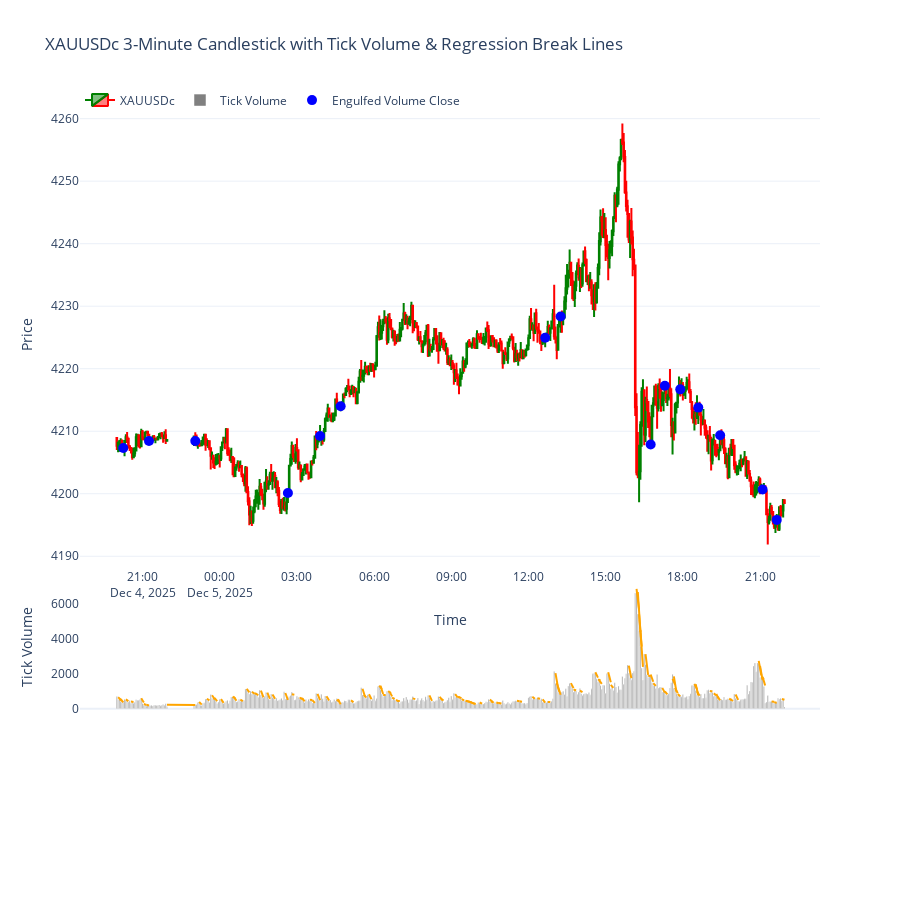

Notebook code cell kept with this figure:
### Code cell
import MetaTrader5 as mt5
import pandas as pd
import numpy as np
import plotly.graph_objects as go
from datetime import datetime, timedelta
from scipy.stats import linregress

# -------------------------
# 1. Initialize MT5
# -------------------------
if not mt5.initialize():
    print("MT5 initialization failed")
    mt5.shutdown()

# -------------------------
# 2. Fetch 3-minute data
# -------------------------
symbol = "XAUUSDc"
timeframe = mt5.TIMEFRAME_M3
n_bars = 500
utc_from = datetime.now() - timedelta(days=3)

rates = mt5.copy_rates_from(symbol, timeframe, utc_from, n_bars)
mt5.shutdown()

# -------------------------
# 3. Convert to DataFrame
# -------------------------
df = pd.DataFrame(rates)
df['time'] = pd.to_datetime(df['time'], unit='s')
df.set_index('time', inplace=True)
df = df[df.index.dayofweek < 5]  # remove weekends

# -------------------------
# 4. Linear Regression on tick volume (decreasing only)
# -------------------------
lookback = 3  # number of bars to calculate regression
df['engulf_signal'] = np.nan
slope_segments = []

for i in range(lookback, len(df)):
    # Only consider decreasing tick volume
    if df['tick_volume'].iloc[i] < df['tick_volume'].iloc[i-1]:
        y = df['tick_volume'].iloc[i-lookback:i].values
        x = np.arange(lookback)
        slope, intercept, _, _, _ = linregress(x, y)
        
        # Only plot down-slopes
        if slope < 0:
            # Store segment start/end and y-values for break line
            segment = {
                'x': df.index[i-lookback+1:i+1],
                'y': intercept + slope * x
            }
            slope_segments.append(segment)
            
            # Check if current tick volume engulfs regression line
            expected_volume = intercept + slope * (lookback-1)
            if df['tick_volume'].iloc[i] > expected_volume:
                df.at[df.index[i], 'engulf_signal'] = df['close'].iloc[i]

# -------------------------
# 5. Plot chart
# -------------------------
fig = go.Figure()

# Candlestick chart
fig.add_trace(go.Candlestick(
    x=df.index,
    open=df['open'],
    high=df['high'],
    low=df['low'],
    close=df['close'],
    name='XAUUSDc',
    increasing_line_color='green',
    decreasing_line_color='red'
))

# Tick-volume bars
fig.add_trace(go.Bar(
    x=df.index,
    y=df['tick_volume'],
    name='Tick Volume',
    marker_color='gray',
    yaxis='y2'
))

# Plot slope break lines
for seg in slope_segments:
    fig.add_trace(go.Scatter(
        x=seg['x'],
        y=seg['y'],
        mode='lines',
        line=dict(color='orange', width=2),
        name='Down Slope Regression',
        yaxis='y2',
        showlegend=False
    ))

# Highlight engulfed candlestick closes
engulf_idx = df['engulf_signal'].dropna().index
engulf_vals = df['engulf_signal'].dropna().values
fig.add_trace(go.Scatter(
    x=engulf_idx,
    y=engulf_vals,
    mode='markers',
    marker=dict(color='blue', size=10, symbol='circle'),
    name='Engulfed Volume Close'
))

# Layout
fig.update_layout(
    template='plotly_white',
    title='XAUUSDc 3-Minute Candlestick with Tick Volume & Regression Break Lines',
    xaxis=dict(title='Time', rangeslider=dict(visible=False)),
    yaxis=dict(title='Price', domain=[0.35, 1]),
    yaxis2=dict(title='Tick Volume', domain=[0.15, 0.33], showgrid=False),
    legend=dict(orientation='h', y=1.02, x=0),
    height=900
)

fig.show()

### Figure 1 — Plotly figure (JSON) as saved in the notebook; plotly's stock layout.template omitted (floating-point values rounded to 4 significant figures; data arrays with more than 128 entries replaced by an {"elided": "..."} marker saying what was removed)
{"data": [{"close": {"elided": "500 float values"}, "decreasing": {"line": {"color": "red"}}, "high": {"elided": "500 float values"}, "increasing": {"line": {"color": "green"}}, "low": {"elided": "500 float values"}, "name": "XAUUSDc", "open": {"elided": "500 float values"}, "type": "candlestick", "x": {"elided": "500 str values"}}, {"marker": {"color": "gray"}, "name": "Tick Volume", "type": "bar", "x": {"elided": "500 str values"}, "y": {"elided": "500 int values"}, "yaxis": "y2"}, {"line": {"color": "orange", "width": 2}, "mode": "lines", "name": "Down Slope Regression", "showlegend": false, "type": "scatter", "x": ["2025-12-04T20:03:00.000000000", "2025-12-04T20:06:00.000000000", "2025-12-04T20:09:00.000000000"], "y": [651.2, 588.7, 526.2], "yaxis": "y2"}, {"line": {"color": "orange", "width": 2}, "mode": "lines", "name": "Down Slope Regression", "showlegend": false, "type": "scatter", "x": ["2025-12-04T20:06:00.000000000", "2025-12-04T20:09:00.000000000", "2025-12-04T20:12:00.000000000"], "y": [549.8, 496.3, 442.8], "yaxis": "y2"}, {"line": {"color": "orange", "width": 2}, "mode": "lines", "name": "Down Slope Regression", "showlegend": false, "type": "scatter", "x": ["2025-12-04T20:09:00.000000000", "2025-12-04T20:12:00.000000000", "2025-12-04T20:15:00.000000000"], "y": [543.5, 447.0, 350.5], "yaxis": "y2"}, {"line": {"color": "orange", "width": 2}, "mode": "lines", "name": "Down Slope Regression", "showlegend": false, "type": "scatter", "x": ["2025-12-04T20:21:00.000000000", "2025-12-04T20:24:00.000000000", "2025-12-04T20:27:00.000000000"], "y": [528.5, 480.0, 431.5], "yaxis": "y2"}, {"line": {"color": "orange", "width": 2}, "mode": "lines", "name": "Down Slope Regression", "showlegend": false, "type": "scatter", "x": ["2025-12-04T20:33:00.000000000", "2025-12-04T20:36:00.000000000", "2025-12-04T20:39:00.000000000"], "y": [400.5, 392.0, 383.5], "yaxis": "y2"}, {"line": {"color": "orange", "width": 2}, "mode": "lines", "name": "Down Slope Regression", "showlegend": false, "type": "scatter", "x": ["2025-12-04T20:57:00.000000000", "2025-12-04T21:00:00.000000000", "2025-12-04T21:03:00.000000000"], "y": [590.2, 471.7, 353.2], "yaxis": "y2"}, {"line": {"color": "orange", "width": 2}, "mode": "lines", "name": "Down Slope Regression", "showlegend": false, "type": "scatter", "x": ["2025-12-04T21:03:00.000000000", "2025-12-04T21:06:00.000000000", "2025-12-04T21:09:00.000000000"], "y": [263.7, 239.7, 215.7], "yaxis": "y2"}, {"line": {"color": "orange", "width": 2}, "mode": "lines", "name": "Down Slope Regression", "showlegend": false, "type": "scatter", "x": ["2025-12-04T21:09:00.000000000", "2025-12-04T21:12:00.000000000", "2025-12-04T21:15:00.000000000"], "y": [217.3, 197.3, 177.3], "yaxis": "y2"}, {"line": {"color": "orange", "width": 2}, "mode": "lines", "name": "Down Slope Regression", "showlegend": false, "type": "scatter", "x": ["2025-12-04T21:57:00.000000000", "2025-12-04T23:00:00.000000000", "2025-12-04T23:03:00.000000000"], "y": [227.3, 214.3, 201.3], "yaxis": "y2"}, {"line": {"color": "orange", "width": 2}, "mode": "lines", "name": "Down Slope Regression", "showlegend": false, "type": "scatter", "x": ["2025-12-04T23:12:00.000000000", "2025-12-04T23:15:00.000000000", "2025-12-04T23:18:00.000000000"], "y": [388.0, 310.0, 232.0], "yaxis": "y2"}, {"line": {"color": "orange", "width": 2}, "mode": "lines", "name": "Down Slope Regression", "showlegend": false, "type": "scatter", "x": ["2025-12-04T23:30:00.000000000", "2025-12-04T23:33:00.000000000", "2025-12-04T23:36:00.000000000"], "y": [562.8, 516.3, 469.8], "yaxis": "y2"}, {"line": {"color": "orange", "width": 2}, "mode": "lines", "name": "Down Slope Regression", "showlegend": false, "type": "scatter", "x": ["2025-12-04T23:42:00.000000000", "2025-12-04T23:45:00.000000000", "2025-12-04T23:48:00.000000000"], "y": [764.3, 657.3, 550.3], "yaxis": "y2"}, {"line": {"color": "orange", "width": 2}, "mode": "lines", "name": "Down Slope Regression", "showlegend": false, "type": "scatter", "x": ["2025-12-04T23:45:00.000000000", "2025-12-04T23:48:00.000000000", "2025-12-04T23:51:00.000000000"], "y": [585.2, 566.7, 548.2], "yaxis": "y2"}, {"line": {"color": "orange", "width": 2}, "mode": "lines", "name": "Down Slope Regression", "showlegend": false, "type": "scatter", "x": ["2025-12-04T23:48:00.000000000", "2025-12-04T23:51:00.000000000", "2025-12-04T23:54:00.000000000"], "y": [602.2, 516.7, 431.2], "yaxis": "y2"}, {"line": {"color": "orange", "width": 2}, "mode": "lines", "name": "Down Slope Regression", "showlegend": false, "type": "scatter", "x": ["2025-12-05T00:03:00.000000000", "2025-12-05T00:06:00.000000000", "2025-12-05T00:09:00.000000000"], "y": [544.3, 436.3, 328.3], "yaxis": "y2"}, {"line": {"color": "orange", "width": 2}, "mode": "lines", "name": "Down Slope Regression", "showlegend": false, "type": "scatter", "x": ["2025-12-05T00:30:00.000000000", "2025-12-05T00:33:00.000000000", "2025-12-05T00:36:00.000000000"], "y": [681.0, 632.0, 583.0], "yaxis": "y2"}, {"line": {"color": "orange", "width": 2}, "mode": "lines", "name": "Down Slope Regression", "showlegend": false, "type": "scatter", "x": ["2025-12-05T00:33:00.000000000", "2025-12-05T00:36:00.000000000", "2025-12-05T00:39:00.000000000"], "y": [669.0, 560.0, 451.0], "yaxis": "y2"}, {"line": {"color": "orange", "width": 2}, "mode": "lines", "name": "Down Slope Regression", "showlegend": false, "type": "scatter", "x": ["2025-12-05T00:48:00.000000000", "2025-12-05T00:51:00.000000000", "2025-12-05T00:54:00.000000000"], "y": [512.8, 472.3, 431.8], "yaxis": "y2"}, {"line": {"color": "orange", "width": 2}, "mode": "lines", "name": "Down Slope Regression", "showlegend": false, "type": "scatter", "x": ["2025-12-05T01:03:00.000000000", "2025-12-05T01:06:00.000000000", "2025-12-05T01:09:00.000000000"], "y": [1136.0, 1032.0, 928.8], "yaxis": "y2"}, {"line": {"color": "orange", "width": 2}, "mode": "lines", "name": "Down Slope Regression", "showlegend": false, "type": "scatter", "x": ["2025-12-05T01:15:00.000000000", "2025-12-05T01:18:00.000000000", "2025-12-05T01:21:00.000000000"], "y": [962.5, 904.0, 845.5], "yaxis": "y2"}, {"line": {"color": "orange", "width": 2}, "mode": "lines", "name": "Down Slope Regression", "showlegend": false, "type": "scatter", "x": ["2025-12-05T01:21:00.000000000", "2025-12-05T01:24:00.000000000", "2025-12-05T01:27:00.000000000"], "y": [881.7, 852.7, 823.7], "yaxis": "y2"}, {"line": {"color": "orange", "width": 2}, "mode": "lines", "name": "Down Slope Regression", "showlegend": false, "type": "scatter", "x": ["2025-12-05T01:24:00.000000000", "2025-12-05T01:27:00.000000000", "2025-12-05T01:30:00.000000000"], "y": [850.3, 806.3, 762.3], "yaxis": "y2"}, {"line": {"color": "orange", "width": 2}, "mode": "lines", "name": "Down Slope Regression", "showlegend": false, "type": "scatter", "x": ["2025-12-05T01:36:00.000000000", "2025-12-05T01:39:00.000000000", "2025-12-05T01:42:00.000000000"], "y": [1028.0, 837.0, 646.0], "yaxis": "y2"}, {"line": {"color": "orange", "width": 2}, "mode": "lines", "name": "Down Slope Regression", "showlegend": false, "type": "scatter", "x": ["2025-12-05T01:51:00.000000000", "2025-12-05T01:54:00.000000000", "2025-12-05T01:57:00.000000000"], "y": [916.7, 737.7, 558.7], "yaxis": "y2"}, {"line": {"color": "orange", "width": 2}, "mode": "lines", "name": "Down Slope Regression", "showlegend": false, "type": "scatter", "x": ["2025-12-05T02:03:00.000000000", "2025-12-05T02:06:00.000000000", "2025-12-05T02:09:00.000000000"], "y": [808.3, 683.3, 558.3], "yaxis": "y2"}, {"line": {"color": "orange", "width": 2}, "mode": "lines", "name": "Down Slope Regression", "showlegend": false, "type": "scatter", "x": ["2025-12-05T02:33:00.000000000", "2025-12-05T02:36:00.000000000", "2025-12-05T02:39:00.000000000"], "y": [891.8, 697.3, 502.8], "yaxis": "y2"}, {"line": {"color": "orange", "width": 2}, "mode": "lines", "name": "Down Slope Regression", "showlegend": false, "type": "scatter", "x": ["2025-12-05T02:48:00.000000000", "2025-12-05T02:51:00.000000000", "2025-12-05T02:54:00.000000000"], "y": [822.3, 805.3, 788.3], "yaxis": "y2"}, {"line": {"color": "orange", "width": 2}, "mode": "lines", "name": "Down Slope Regression", "showlegend": false, "type": "scatter", "x": ["2025-12-05T03:06:00.000000000", "2025-12-05T03:09:00.000000000", "2025-12-05T03:12:00.000000000"], "y": [628.2, 598.7, 569.2], "yaxis": "y2"}, {"line": {"color": "orange", "width": 2}, "mode": "lines", "name": "Down Slope Regression", "showlegend": false, "type": "scatter", "x": ["2025-12-05T03:09:00.000000000", "2025-12-05T03:12:00.000000000", "2025-12-05T03:15:00.000000000"], "y": [570.3, 557.3, 544.3], "yaxis": "y2"}, {"line": {"color": "orange", "width": 2}, "mode": "lines", "name": "Down Slope Regression", "showlegend": false, "type": "scatter", "x": ["2025-12-05T03:12:00.000000000", "2025-12-05T03:15:00.000000000", "2025-12-05T03:18:00.000000000"], "y": [602.2, 506.7, 411.2], "yaxis": "y2"}, {"line": {"color": "orange", "width": 2}, "mode": "lines", "name": "Down Slope Regression", "showlegend": false, "type": "scatter", "x": ["2025-12-05T03:30:00.000000000", "2025-12-05T03:33:00.000000000", "2025-12-05T03:36:00.000000000"], "y": [499.7, 492.7, 485.7], "yaxis": "y2"}, {"line": {"color": "orange", "width": 2}, "mode": "lines", "name": "Down Slope Regression", "showlegend": false, "type": "scatter", "x": ["2025-12-05T03:36:00.000000000", "2025-12-05T03:39:00.000000000", "2025-12-05T03:42:00.000000000"], "y": [477.7, 402.7, 327.7], "yaxis": "y2"}, {"line": {"color": "orange", "width": 2}, "mode": "lines", "name": "Down Slope Regression", "showlegend": false, "type": "scatter", "x": ["2025-12-05T03:48:00.000000000", "2025-12-05T03:51:00.000000000", "2025-12-05T03:54:00.000000000"], "y": [836.0, 658.0, 480.0], "yaxis": "y2"}, {"line": {"color": "orange", "width": 2}, "mode": "lines", "name": "Down Slope Regression", "showlegend": false, "type": "scatter", "x": ["2025-12-05T04:09:00.000000000", "2025-12-05T04:12:00.000000000", "2025-12-05T04:15:00.000000000"], "y": [711.7, 589.7, 467.7], "yaxis": "y2"}, {"line": {"color": "orange", "width": 2}, "mode": "lines", "name": "Down Slope Regression", "showlegend": false, "type": "scatter", "x": ["2025-12-05T04:33:00.000000000", "2025-12-05T04:36:00.000000000", "2025-12-05T04:39:00.000000000"], "y": [497.8, 446.3, 394.8], "yaxis": "y2"}, {"line": {"color": "orange", "width": 2}, "mode": "lines", "name": "Down Slope Regression", "showlegend": false, "type": "scatter", "x": ["2025-12-05T04:36:00.000000000", "2025-12-05T04:39:00.000000000", "2025-12-05T04:42:00.000000000"], "y": [541.5, 393.0, 244.5], "yaxis": "y2"}, {"line": {"color": "orange", "width": 2}, "mode": "lines", "name": "Down Slope Regression", "showlegend": false, "type": "scatter", "x": ["2025-12-05T05:06:00.000000000", "2025-12-05T05:09:00.000000000", "2025-12-05T05:12:00.000000000"], "y": [472.5, 423.0, 373.5], "yaxis": "y2"}, {"line": {"color": "orange", "width": 2}, "mode": "lines", "name": "Down Slope Regression", "showlegend": false, "type": "scatter", "x": ["2025-12-05T05:33:00.000000000", "2025-12-05T05:36:00.000000000", "2025-12-05T05:39:00.000000000"], "y": [1135.0, 899.3, 663.3], "yaxis": "y2"}, {"line": {"color": "orange", "width": 2}, "mode": "lines", "name": "Down Slope Regression", "showlegend": false, "type": "scatter", "x": ["2025-12-05T05:36:00.000000000", "2025-12-05T05:39:00.000000000", "2025-12-05T05:42:00.000000000"], "y": [788.2, 709.7, 631.2], "yaxis": "y2"}, {"line": {"color": "orange", "width": 2}, "mode": "lines", "name": "Down Slope Regression", "showlegend": false, "type": "scatter", "x": ["2025-12-05T05:48:00.000000000", "2025-12-05T05:51:00.000000000", "2025-12-05T05:54:00.000000000"], "y": [822.0, 679.0, 536.0], "yaxis": "y2"}, {"line": {"color": "orange", "width": 2}, "mode": "lines", "name": "Down Slope Regression", "showlegend": false, "type": "scatter", "x": ["2025-12-05T06:12:00.000000000", "2025-12-05T06:15:00.000000000", "2025-12-05T06:18:00.000000000"], "y": [1305.0, 1209.0, 1113.0], "yaxis": "y2"}, {"line": {"color": "orange", "width": 2}, "mode": "lines", "name": "Down Slope Regression", "showlegend": false, "type": "scatter", "x": ["2025-12-05T06:15:00.000000000", "2025-12-05T06:18:00.000000000", "2025-12-05T06:21:00.000000000"], "y": [1300.0, 1068.0, 835.2], "yaxis": "y2"}, {"line": {"color": "orange", "width": 2}, "mode": "lines", "name": "Down Slope Regression", "showlegend": false, "type": "scatter", "x": ["2025-12-05T06:21:00.000000000", "2025-12-05T06:24:00.000000000", "2025-12-05T06:27:00.000000000"], "y": [780.8, 780.3, 779.8], "yaxis": "y2"}, {"line": {"color": "orange", "width": 2}, "mode": "lines", "name": "Down Slope Regression", "showlegend": false, "type": "scatter", "x": ["2025-12-05T06:33:00.000000000", "2025-12-05T06:36:00.000000000", "2025-12-05T06:39:00.000000000"], "y": [1003.0, 936.3, 869.3], "yaxis": "y2"}, {"line": {"color": "orange", "width": 2}, "mode": "lines", "name": "Down Slope Regression", "showlegend": false, "type": "scatter", "x": ["2025-12-05T06:36:00.000000000", "2025-12-05T06:39:00.000000000", "2025-12-05T06:42:00.000000000"], "y": [971.0, 834.0, 697.0], "yaxis": "y2"}, {"line": {"color": "orange", "width": 2}, "mode": "lines", "name": "Down Slope Regression", "showlegend": false, "type": "scatter", "x": ["2025-12-05T06:42:00.000000000", "2025-12-05T06:45:00.000000000", "2025-12-05T06:48:00.000000000"], "y": [630.5, 592.0, 553.5], "yaxis": "y2"}, {"line": {"color": "orange", "width": 2}, "mode": "lines", "name": "Down Slope Regression", "showlegend": false, "type": "scatter", "x": ["2025-12-05T06:51:00.000000000", "2025-12-05T06:54:00.000000000", "2025-12-05T06:57:00.000000000"], "y": [492.2, 461.7, 431.2], "yaxis": "y2"}, {"line": {"color": "orange", "width": 2}, "mode": "lines", "name": "Down Slope Regression", "showlegend": false, "type": "scatter", "x": ["2025-12-05T06:54:00.000000000", "2025-12-05T06:57:00.000000000", "2025-12-05T07:00:00.000000000"], "y": [435.0, 434.0, 433.0], "yaxis": "y2"}, {"line": {"color": "orange", "width": 2}, "mode": "lines", "name": "Down Slope Regression", "showlegend": false, "type": "scatter", "x": ["2025-12-05T07:30:00.000000000", "2025-12-05T07:33:00.000000000", "2025-12-05T07:36:00.000000000"], "y": [582.7, 561.7, 540.7], "yaxis": "y2"}, {"line": {"color": "orange", "width": 2}, "mode": "lines", "name": "Down Slope Regression", "showlegend": false, "type": "scatter", "x": ["2025-12-05T08:09:00.000000000", "2025-12-05T08:12:00.000000000", "2025-12-05T08:15:00.000000000"], "y": [757.0, 599.0, 441.0], "yaxis": "y2"}, {"line": {"color": "orange", "width": 2}, "mode": "lines", "name": "Down Slope Regression", "showlegend": false, "type": "scatter", "x": ["2025-12-05T08:33:00.000000000", "2025-12-05T08:36:00.000000000", "2025-12-05T08:39:00.000000000"], "y": [677.5, 583.0, 488.5], "yaxis": "y2"}, {"line": {"color": "orange", "width": 2}, "mode": "lines", "name": "Down Slope Regression", "showlegend": false, "type": "scatter", "x": ["2025-12-05T08:36:00.000000000", "2025-12-05T08:39:00.000000000", "2025-12-05T08:42:00.000000000"], "y": [554.3, 508.3, 462.3], "yaxis": "y2"}, {"line": {"color": "orange", "width": 2}, "mode": "lines", "name": "Down Slope Regression", "showlegend": false, "type": "scatter", "x": ["2025-12-05T09:09:00.000000000", "2025-12-05T09:12:00.000000000", "2025-12-05T09:15:00.000000000"], "y": [830.3, 732.3, 634.3], "yaxis": "y2"}, {"line": {"color": "orange", "width": 2}, "mode": "lines", "name": "Down Slope Regression", "showlegend": false, "type": "scatter", "x": ["2025-12-05T09:15:00.000000000", "2025-12-05T09:18:00.000000000", "2025-12-05T09:21:00.000000000"], "y": [656.0, 654.0, 652.0], "yaxis": "y2"}, {"line": {"color": "orange", "width": 2}, "mode": "lines", "name": "Down Slope Regression", "showlegend": false, "type": "scatter", "x": ["2025-12-05T09:18:00.000000000", "2025-12-05T09:21:00.000000000", "2025-12-05T09:24:00.000000000"], "y": [643.0, 620.0, 597.0], "yaxis": "y2"}, {"line": {"color": "orange", "width": 2}, "mode": "lines", "name": "Down Slope Regression", "showlegend": false, "type": "scatter", "x": ["2025-12-05T09:24:00.000000000", "2025-12-05T09:27:00.000000000", "2025-12-05T09:30:00.000000000"], "y": [544.7, 509.7, 474.7], "yaxis": "y2"}, {"line": {"color": "orange", "width": 2}, "mode": "lines", "name": "Down Slope Regression", "showlegend": false, "type": "scatter", "x": ["2025-12-05T09:33:00.000000000", "2025-12-05T09:36:00.000000000", "2025-12-05T09:39:00.000000000"], "y": [452.2, 435.7, 419.2], "yaxis": "y2"}, {"line": {"color": "orange", "width": 2}, "mode": "lines", "name": "Down Slope Regression", "showlegend": false, "type": "scatter", "x": ["2025-12-05T09:36:00.000000000", "2025-12-05T09:39:00.000000000", "2025-12-05T09:42:00.000000000"], "y": [428.2, 410.7, 393.2], "yaxis": "y2"}, {"line": {"color": "orange", "width": 2}, "mode": "lines", "name": "Down Slope Regression", "showlegend": false, "type": "scatter", "x": ["2025-12-05T09:39:00.000000000", "2025-12-05T09:42:00.000000000", "2025-12-05T09:45:00.000000000"], "y": [422.0, 395.0, 368.0], "yaxis": "y2"}, {"line": {"color": "orange", "width": 2}, "mode": "lines", "name": "Down Slope Regression", "showlegend": false, "type": "scatter", "x": ["2025-12-05T09:42:00.000000000", "2025-12-05T09:45:00.000000000", "2025-12-05T09:48:00.000000000"], "y": [387.5, 368.0, 348.5], "yaxis": "y2"}, {"line": {"color": "orange", "width": 2}, "mode": "lines", "name": "Down Slope Regression", "showlegend": false, "type": "scatter", "x": ["2025-12-05T09:45:00.000000000", "2025-12-05T09:48:00.000000000", "2025-12-05T09:51:00.000000000"], "y": [376.3, 339.3, 302.3], "yaxis": "y2"}, {"line": {"color": "orange", "width": 2}, "mode": "lines", "name": "Down Slope Regression", "showlegend": false, "type": "scatter", "x": ["2025-12-05T09:48:00.000000000", "2025-12-05T09:51:00.000000000", "2025-12-05T09:54:00.000000000"], "y": [340.0, 311.0, 282.0], "yaxis": "y2"}, {"line": {"color": "orange", "width": 2}, "mode": "lines", "name": "Down Slope Regression", "showlegend": false, "type": "scatter", "x": ["2025-12-05T09:51:00.000000000", "2025-12-05T09:54:00.000000000", "2025-12-05T09:57:00.000000000"], "y": [302.0, 282.0, 262.0], "yaxis": "y2"}, {"line": {"color": "orange", "width": 2}, "mode": "lines", "name": "Down Slope Regression", "showlegend": false, "type": "scatter", "x": ["2025-12-05T10:06:00.000000000", "2025-12-05T10:09:00.000000000", "2025-12-05T10:12:00.000000000"], "y": [348.8, 315.3, 281.8], "yaxis": "y2"}, {"line": {"color": "orange", "width": 2}, "mode": "lines", "name": "Down Slope Regression", "showlegend": false, "type": "scatter", "x": ["2025-12-05T10:30:00.000000000", "2025-12-05T10:33:00.000000000", "2025-12-05T10:36:00.000000000"], "y": [512.8, 453.3, 393.8], "yaxis": "y2"}, {"line": {"color": "orange", "width": 2}, "mode": "lines", "name": "Down Slope Regression", "showlegend": false, "type": "scatter", "x": ["2025-12-05T10:33:00.000000000", "2025-12-05T10:36:00.000000000", "2025-12-05T10:39:00.000000000"], "y": [419.5, 383.0, 346.5], "yaxis": "y2"}, {"line": {"color": "orange", "width": 2}, "mode": "lines", "name": "Down Slope Regression", "showlegend": false, "type": "scatter", "x": ["2025-12-05T10:45:00.000000000", "2025-12-05T10:48:00.000000000", "2025-12-05T10:51:00.000000000"], "y": [351.5, 328.0, 304.5], "yaxis": "y2"}, {"line": {"color": "orange", "width": 2}, "mode": "lines", "name": "Down Slope Regression", "showlegend": false, "type": "scatter", "x": ["2025-12-05T10:51:00.000000000", "2025-12-05T10:54:00.000000000", "2025-12-05T10:57:00.000000000"], "y": [320.2, 305.7, 291.2], "yaxis": "y2"}, {"line": {"color": "orange", "width": 2}, "mode": "lines", "name": "Down Slope Regression", "showlegend": false, "type": "scatter", "x": ["2025-12-05T11:33:00.000000000", "2025-12-05T11:36:00.000000000", "2025-12-05T11:39:00.000000000"], "y": [443.8, 434.3, 424.8], "yaxis": "y2"}, {"line": {"color": "orange", "width": 2}, "mode": "lines", "name": "Down Slope Regression", "showlegend": false, "type": "scatter", "x": ["2025-12-05T11:39:00.000000000", "2025-12-05T11:42:00.000000000", "2025-12-05T11:45:00.000000000"], "y": [415.7, 405.7, 395.7], "yaxis": "y2"}, {"line": {"color": "orange", "width": 2}, "mode": "lines", "name": "Down Slope Regression", "showlegend": false, "type": "scatter", "x": ["2025-12-05T12:09:00.000000000", "2025-12-05T12:12:00.000000000", "2025-12-05T12:15:00.000000000"], "y": [674.0, 616.0, 558.0], "yaxis": "y2"}, {"line": {"color": "orange", "width": 2}, "mode": "lines", "name": "Down Slope Regression", "showlegend": false, "type": "scatter", "x": ["2025-12-05T12:21:00.000000000", "2025-12-05T12:24:00.000000000", "2025-12-05T12:27:00.000000000"], "y": [596.3, 580.3, 564.3], "yaxis": "y2"}, {"line": {"color": "orange", "width": 2}, "mode": "lines", "name": "Down Slope Regression", "showlegend": false, "type": "scatter", "x": ["2025-12-05T12:33:00.000000000", "2025-12-05T12:36:00.000000000", "2025-12-05T12:39:00.000000000"], "y": [533.3, 440.3, 347.3], "yaxis": "y2"}, {"line": {"color": "orange", "width": 2}, "mode": "lines", "name": "Down Slope Regression", "showlegend": false, "type": "scatter", "x": ["2025-12-05T12:45:00.000000000", "2025-12-05T12:48:00.000000000", "2025-12-05T12:51:00.000000000"], "y": [384.8, 379.3, 373.8], "yaxis": "y2"}, {"line": {"color": "orange", "width": 2}, "mode": "lines", "name": "Down Slope Regression", "showlegend": false, "type": "scatter", "x": ["2025-12-05T13:03:00.000000000", "2025-12-05T13:06:00.000000000", "2025-12-05T13:09:00.000000000"], "y": [2022.0, 1603.0, 1184.0], "yaxis": "y2"}, {"line": {"color": "orange", "width": 2}, "mode": "lines", "name": "Down Slope Regression", "showlegend": false, "type": "scatter", "x": ["2025-12-05T13:06:00.000000000", "2025-12-05T13:09:00.000000000", "2025-12-05T13:12:00.000000000"], "y": [1458.0, 1211.0, 963.7], "yaxis": "y2"}, {"line": {"color": "orange", "width": 2}, "mode": "lines", "name": "Down Slope Regression", "showlegend": false, "type": "scatter", "x": ["2025-12-05T13:09:00.000000000", "2025-12-05T13:12:00.000000000", "2025-12-05T13:15:00.000000000"], "y": [1232.0, 1012.0, 791.5], "yaxis": "y2"}, {"line": {"color": "orange", "width": 2}, "mode": "lines", "name": "Down Slope Regression", "showlegend": false, "type": "scatter", "x": ["2025-12-05T13:39:00.000000000", "2025-12-05T13:42:00.000000000", "2025-12-05T13:45:00.000000000"], "y": [1455.0, 1312.0, 1168.0], "yaxis": "y2"}, {"line": {"color": "orange", "width": 2}, "mode": "lines", "name": "Down Slope Regression", "showlegend": false, "type": "scatter", "x": ["2025-12-05T13:45:00.000000000", "2025-12-05T13:48:00.000000000", "2025-12-05T13:51:00.000000000"], "y": [1098.0, 1067.0, 1036.0], "yaxis": "y2"}, {"line": {"color": "orange", "width": 2}, "mode": "lines", "name": "Down Slope Regression", "showlegend": false, "type": "scatter", "x": ["2025-12-05T14:00:00.000000000", "2025-12-05T14:03:00.000000000", "2025-12-05T14:06:00.000000000"], "y": [1027.0, 981.7, 936.2], "yaxis": "y2"}, {"line": {"color": "orange", "width": 2}, "mode": "lines", "name": "Down Slope Regression", "showlegend": false, "type": "scatter", "x": ["2025-12-05T14:36:00.000000000", "2025-12-05T14:39:00.000000000", "2025-12-05T14:42:00.000000000"], "y": [2071.0, 1920.0, 1769.0], "yaxis": "y2"}, {"line": {"color": "orange", "width": 2}, "mode": "lines", "name": "Down Slope Regression", "showlegend": false, "type": "scatter", "x": ["2025-12-05T14:42:00.000000000", "2025-12-05T14:45:00.000000000", "2025-12-05T14:48:00.000000000"], "y": [1644.0, 1640.0, 1636.0], "yaxis": "y2"}, {"line": {"color": "orange", "width": 2}, "mode": "lines", "name": "Down Slope Regression", "showlegend": false, "type": "scatter", "x": ["2025-12-05T14:45:00.000000000", "2025-12-05T14:48:00.000000000", "2025-12-05T14:51:00.000000000"], "y": [1612.0, 1510.0, 1409.0], "yaxis": "y2"}, {"line": {"color": "orange", "width": 2}, "mode": "lines", "name": "Down Slope Regression", "showlegend": false, "type": "scatter", "x": ["2025-12-05T15:06:00.000000000", "2025-12-05T15:09:00.000000000", "2025-12-05T15:12:00.000000000"], "y": [2076.0, 1790.0, 1505.0], "yaxis": "y2"}, {"line": {"color": "orange", "width": 2}, "mode": "lines", "name": "Down Slope Regression", "showlegend": false, "type": "scatter", "x": ["2025-12-05T15:12:00.000000000", "2025-12-05T15:15:00.000000000", "2025-12-05T15:18:00.000000000"], "y": [1360.0, 1273.0, 1186.0], "yaxis": "y2"}, {"line": {"color": "orange", "width": 2}, "mode": "lines", "name": "Down Slope Regression", "showlegend": false, "type": "scatter", "x": ["2025-12-05T15:54:00.000000000", "2025-12-05T15:57:00.000000000", "2025-12-05T16:00:00.000000000"], "y": [2449.0, 2089.0, 1729.0], "yaxis": "y2"}, {"line": {"color": "orange", "width": 2}, "mode": "lines", "name": "Down Slope Regression", "showlegend": false, "type": "scatter", "x": ["2025-12-05T16:12:00.000000000", "2025-12-05T16:15:00.000000000", "2025-12-05T16:18:00.000000000"], "y": [6827.0, 6230.0, 5633.0], "yaxis": "y2"}, {"line": {"color": "orange", "width": 2}, "mode": "lines", "name": "Down Slope Regression", "showlegend": false, "type": "scatter", "x": ["2025-12-05T16:15:00.000000000", "2025-12-05T16:18:00.000000000", "2025-12-05T16:21:00.000000000"], "y": [6648.0, 5507.0, 4366.0], "yaxis": "y2"}, {"line": {"color": "orange", "width": 2}, "mode": "lines", "name": "Down Slope Regression", "showlegend": false, "type": "scatter", "x": ["2025-12-05T16:18:00.000000000", "2025-12-05T16:21:00.000000000", "2025-12-05T16:24:00.000000000"], "y": [5379.0, 4455.0, 3531.0], "yaxis": "y2"}, {"line": {"color": "orange", "width": 2}, "mode": "lines", "name": "Down Slope Regression", "showlegend": false, "type": "scatter", "x": ["2025-12-05T16:21:00.000000000", "2025-12-05T16:24:00.000000000", "2025-12-05T16:27:00.000000000"], "y": [4480.0, 3430.0, 2379.0], "yaxis": "y2"}, {"line": {"color": "orange", "width": 2}, "mode": "lines", "name": "Down Slope Regression", "showlegend": false, "type": "scatter", "x": ["2025-12-05T16:33:00.000000000", "2025-12-05T16:36:00.000000000", "2025-12-05T16:39:00.000000000"], "y": [3109.0, 2517.0, 1925.0], "yaxis": "y2"}, {"line": {"color": "orange", "width": 2}, "mode": "lines", "name": "Down Slope Regression", "showlegend": false, "type": "scatter", "x": ["2025-12-05T16:39:00.000000000", "2025-12-05T16:42:00.000000000", "2025-12-05T16:45:00.000000000"], "y": [1887.0, 1866.0, 1845.0], "yaxis": "y2"}, {"line": {"color": "orange", "width": 2}, "mode": "lines", "name": "Down Slope Regression", "showlegend": false, "type": "scatter", "x": ["2025-12-05T16:45:00.000000000", "2025-12-05T16:48:00.000000000", "2025-12-05T16:51:00.000000000"], "y": [1946.0, 1739.0, 1532.0], "yaxis": "y2"}, {"line": {"color": "orange", "width": 2}, "mode": "lines", "name": "Down Slope Regression", "showlegend": false, "type": "scatter", "x": ["2025-12-05T16:51:00.000000000", "2025-12-05T16:54:00.000000000", "2025-12-05T16:57:00.000000000"], "y": [1448.0, 1371.0, 1294.0], "yaxis": "y2"}, {"line": {"color": "orange", "width": 2}, "mode": "lines", "name": "Down Slope Regression", "showlegend": false, "type": "scatter", "x": ["2025-12-05T17:12:00.000000000", "2025-12-05T17:15:00.000000000", "2025-12-05T17:18:00.000000000"], "y": [1184.0, 1047.0, 910.8], "yaxis": "y2"}, {"line": {"color": "orange", "width": 2}, "mode": "lines", "name": "Down Slope Regression", "showlegend": false, "type": "scatter", "x": ["2025-12-05T17:18:00.000000000", "2025-12-05T17:21:00.000000000", "2025-12-05T17:24:00.000000000"], "y": [986.7, 897.7, 808.7], "yaxis": "y2"}, {"line": {"color": "orange", "width": 2}, "mode": "lines", "name": "Down Slope Regression", "showlegend": false, "type": "scatter", "x": ["2025-12-05T17:36:00.000000000", "2025-12-05T17:39:00.000000000", "2025-12-05T17:42:00.000000000"], "y": [1695.0, 1532.0, 1368.0], "yaxis": "y2"}, {"line": {"color": "orange", "width": 2}, "mode": "lines", "name": "Down Slope Regression", "showlegend": false, "type": "scatter", "x": ["2025-12-05T17:39:00.000000000", "2025-12-05T17:42:00.000000000", "2025-12-05T17:45:00.000000000"], "y": [1835.0, 1400.0, 965.3], "yaxis": "y2"}, {"line": {"color": "orange", "width": 2}, "mode": "lines", "name": "Down Slope Regression", "showlegend": false, "type": "scatter", "x": ["2025-12-05T17:42:00.000000000", "2025-12-05T17:45:00.000000000", "2025-12-05T17:48:00.000000000"], "y": [1184.0, 1031.0, 877.7], "yaxis": "y2"}, {"line": {"color": "orange", "width": 2}, "mode": "lines", "name": "Down Slope Regression", "showlegend": false, "type": "scatter", "x": ["2025-12-05T17:48:00.000000000", "2025-12-05T17:51:00.000000000", "2025-12-05T17:54:00.000000000"], "y": [827.2, 766.7, 706.2], "yaxis": "y2"}, {"line": {"color": "orange", "width": 2}, "mode": "lines", "name": "Down Slope Regression", "showlegend": false, "type": "scatter", "x": ["2025-12-05T18:27:00.000000000", "2025-12-05T18:30:00.000000000", "2025-12-05T18:33:00.000000000"], "y": [1401.0, 1256.0, 1112.0], "yaxis": "y2"}, {"line": {"color": "orange", "width": 2}, "mode": "lines", "name": "Down Slope Regression", "showlegend": false, "type": "scatter", "x": ["2025-12-05T18:30:00.000000000", "2025-12-05T18:33:00.000000000", "2025-12-05T18:36:00.000000000"], "y": [1390.0, 1078.0, 766.0], "yaxis": "y2"}, {"line": {"color": "orange", "width": 2}, "mode": "lines", "name": "Down Slope Regression", "showlegend": false, "type": "scatter", "x": ["2025-12-05T18:33:00.000000000", "2025-12-05T18:36:00.000000000", "2025-12-05T18:39:00.000000000"], "y": [995.2, 865.7, 736.2], "yaxis": "y2"}, {"line": {"color": "orange", "width": 2}, "mode": "lines", "name": "Down Slope Regression", "showlegend": false, "type": "scatter", "x": ["2025-12-05T19:03:00.000000000", "2025-12-05T19:06:00.000000000", "2025-12-05T19:09:00.000000000"], "y": [1014.0, 994.0, 974.0], "yaxis": "y2"}, {"line": {"color": "orange", "width": 2}, "mode": "lines", "name": "Down Slope Regression", "showlegend": false, "type": "scatter", "x": ["2025-12-05T19:12:00.000000000", "2025-12-05T19:15:00.000000000", "2025-12-05T19:18:00.000000000"], "y": [870.5, 817.0, 763.5], "yaxis": "y2"}, {"line": {"color": "orange", "width": 2}, "mode": "lines", "name": "Down Slope Regression", "showlegend": false, "type": "scatter", "x": ["2025-12-05T19:18:00.000000000", "2025-12-05T19:21:00.000000000", "2025-12-05T19:24:00.000000000"], "y": [830.3, 683.3, 536.3], "yaxis": "y2"}, {"line": {"color": "orange", "width": 2}, "mode": "lines", "name": "Down Slope Regression", "showlegend": false, "type": "scatter", "x": ["2025-12-05T19:21:00.000000000", "2025-12-05T19:24:00.000000000", "2025-12-05T19:27:00.000000000"], "y": [680.2, 579.7, 479.2], "yaxis": "y2"}, {"line": {"color": "orange", "width": 2}, "mode": "lines", "name": "Down Slope Regression", "showlegend": false, "type": "scatter", "x": ["2025-12-05T19:48:00.000000000", "2025-12-05T19:51:00.000000000", "2025-12-05T19:54:00.000000000"], "y": [574.8, 527.3, 479.8], "yaxis": "y2"}, {"line": {"color": "orange", "width": 2}, "mode": "lines", "name": "Down Slope Regression", "showlegend": false, "type": "scatter", "x": ["2025-12-05T19:51:00.000000000", "2025-12-05T19:54:00.000000000", "2025-12-05T19:57:00.000000000"], "y": [534.7, 485.7, 436.7], "yaxis": "y2"}, {"line": {"color": "orange", "width": 2}, "mode": "lines", "name": "Down Slope Regression", "showlegend": false, "type": "scatter", "x": ["2025-12-05T20:03:00.000000000", "2025-12-05T20:06:00.000000000", "2025-12-05T20:09:00.000000000"], "y": [807.8, 652.3, 496.8], "yaxis": "y2"}, {"line": {"color": "orange", "width": 2}, "mode": "lines", "name": "Down Slope Regression", "showlegend": false, "type": "scatter", "x": ["2025-12-05T20:57:00.000000000", "2025-12-05T21:00:00.000000000", "2025-12-05T21:03:00.000000000"], "y": [2726.0, 2313.0, 1900.0], "yaxis": "y2"}, {"line": {"color": "orange", "width": 2}, "mode": "lines", "name": "Down Slope Regression", "showlegend": false, "type": "scatter", "x": ["2025-12-05T21:00:00.000000000", "2025-12-05T21:03:00.000000000", "2025-12-05T21:06:00.000000000"], "y": [2435.0, 2032.0, 1629.0], "yaxis": "y2"}, {"line": {"color": "orange", "width": 2}, "mode": "lines", "name": "Down Slope Regression", "showlegend": false, "type": "scatter", "x": ["2025-12-05T21:03:00.000000000", "2025-12-05T21:06:00.000000000", "2025-12-05T21:09:00.000000000"], "y": [1787.0, 1733.0, 1680.0], "yaxis": "y2"}, {"line": {"color": "orange", "width": 2}, "mode": "lines", "name": "Down Slope Regression", "showlegend": false, "type": "scatter", "x": ["2025-12-05T21:06:00.000000000", "2025-12-05T21:09:00.000000000", "2025-12-05T21:12:00.000000000"], "y": [1810.0, 1562.0, 1314.0], "yaxis": "y2"}, {"line": {"color": "orange", "width": 2}, "mode": "lines", "name": "Down Slope Regression", "showlegend": false, "type": "scatter", "x": ["2025-12-05T21:27:00.000000000", "2025-12-05T21:30:00.000000000", "2025-12-05T21:33:00.000000000"], "y": [412.8, 404.3, 395.8], "yaxis": "y2"}, {"line": {"color": "orange", "width": 2}, "mode": "lines", "name": "Down Slope Regression", "showlegend": false, "type": "scatter", "x": ["2025-12-05T21:33:00.000000000", "2025-12-05T21:36:00.000000000", "2025-12-05T21:39:00.000000000"], "y": [359.7, 350.7, 341.7], "yaxis": "y2"}, {"line": {"color": "orange", "width": 2}, "mode": "lines", "name": "Down Slope Regression", "showlegend": false, "type": "scatter", "x": ["2025-12-05T21:51:00.000000000", "2025-12-05T21:54:00.000000000", "2025-12-05T21:57:00.000000000"], "y": [551.3, 527.3, 503.3], "yaxis": "y2"}, {"marker": {"color": "blue", "size": 10, "symbol": "circle"}, "mode": "markers", "name": "Engulfed Volume Close", "type": "scatter", "x": ["2025-12-04T20:15:00.000000000", "2025-12-04T21:15:00.000000000", "2025-12-04T23:03:00.000000000", "2025-12-05T02:39:00.000000000", "2025-12-05T03:54:00.000000000", "2025-12-05T04:42:00.000000000", "2025-12-05T12:39:00.000000000", "2025-12-05T13:15:00.000000000", "2025-12-05T16:45:00.000000000", "2025-12-05T17:18:00.000000000", "2025-12-05T17:54:00.000000000", "2025-12-05T18:36:00.000000000", "2025-12-05T19:27:00.000000000", "2025-12-05T21:06:00.000000000", "2025-12-05T21:39:00.000000000"], "y": [4207.0, 4208.0, 4208.0, 4200.0, 4209.0, 4214.0, 4225.0, 4228.0, 4208.0, 4217.0, 4217.0, 4214.0, 4209.0, 4201.0, 4196.0]}], "layout": {"height": 900, "legend": {"orientation": "h", "x": 0, "y": 1.02}, "title": {"text": "XAUUSDc 3-Minute Candlestick with Tick Volume & Regression Break Lines"}, "xaxis": {"rangeslider": {"visible": false}, "title": {"text": "Time"}}, "yaxis": {"domain": [0.35, 1], "title": {"text": "Price"}}, "yaxis2": {"domain": [0.15, 0.33], "showgrid": false, "title": {"text": "Tick Volume"}}}}
